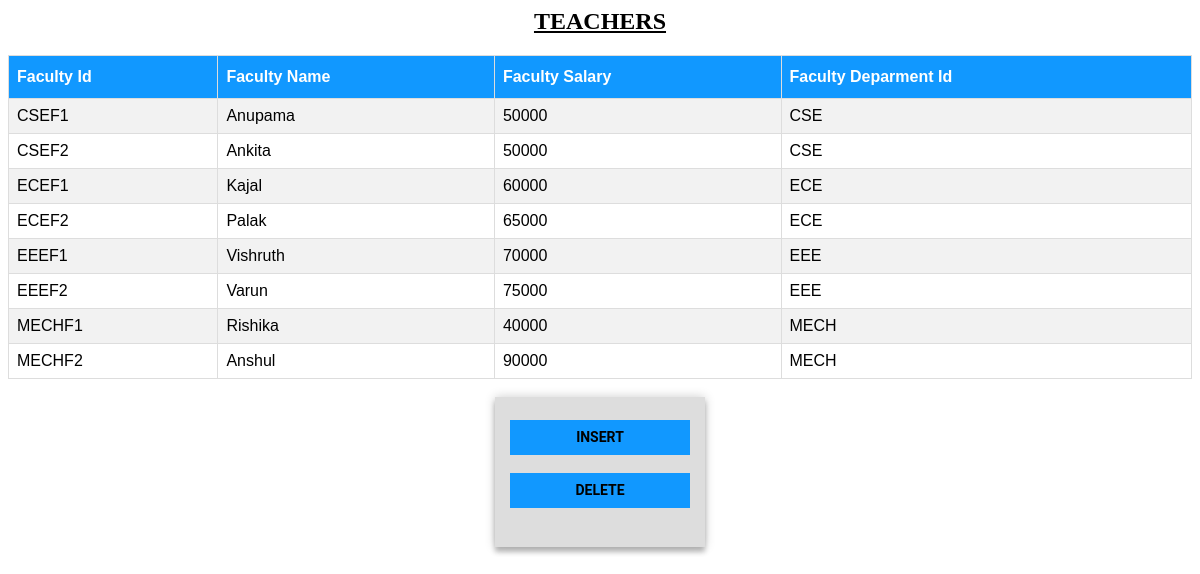
The page /Admin/teachers.php on the database its author committed.
### tables this page shows
CREATE TABLE faculty(
	fac_id varchar(10),
	fac_name varchar(20) not null,
	salary int check(salary > 30000),
	dept_id varchar(10),
	primary key(fac_id),
	foreign key(dept_id) references department(dept_id)
	on  delete set null
);

CREATE TABLE department(
	dept_id varchar(10),
	dept_name varchar(10),
	budget int check(budget > 50000),
	building varchar(10),
	primary key(dept_id)
);

### Admin/teachers.php (the view, shortened to what this page needs)
<?php
	include 'db.php';
	$sql = "SELECT * FROM faculty";
	$result = mysqli_query($conn,$sql);
	$resultCheck = mysqli_num_rows($result);
	echo "<center><h2><u>TEACHERS</u></h2></center>";
	if($resultCheck == 0){
		echo "There are no faculty in the database.";
	}
	else{
		echo "<table style = 'width:100%' id='customers'>";
		echo "<tr>";
		echo "<th>Faculty Id</th>";
		echo "<th>Faculty Name</th>";
		echo "<th>Faculty Salary</th>";
		echo "<th>Faculty Deparment Id</th>";
		echo "</tr>";
		while($row = mysqli_fetch_assoc($result)){
			echo "<tr>";
			echo "<td>".$row['fac_id']."</td>";
			echo "<td>".$row['fac_name']."</td>";
			echo "<td>".$row['salary']."</td>";
			$dept_id = $row['dept_id'];
			$sql1 = "SELECT * FROM department WHERE dept_id = '$dept_id'";
			$result1 = mysqli_query($conn,$sql1);
			while($row1 = mysqli_fetch_assoc($result1)){
				echo "<td>".$row1['dept_name']."</td>";
			}
			echo "</tr>";
		}
		echo "</table>";
	}
?>
<div class="form">
    <form class="login-form">
	  <br/>
      <button><a href="forms/teacher.php"><b>Insert</button></a><br/><br/>
	  <button><a href="delete/teacher.php"><b>Delete</button></a><br/><br/>
	  </form>
  </div>

### Admin/teachers.php (style rules this page uses)
#customers { font-family: "Trebuchet MS", Arial, Helvetica, sans-serif; border-collapse: collapse; width: 100%; }
#customers td, #customers th { border: 1px solid #ddd; padding: 8px; }
#customers tr:nth-child(even) { background-color: #f2f2f2; }
#customers th { padding-top: 12px; padding-bottom: 12px; text-align: left; background-color: #1198FF; color: white; }
.form { position: relative; z-index: 1; background: #ddd; max-width: 200px; margin: 0 auto 10px; padding: 5px; text-align: center; box-shadow: 0 0 10px 0 rgba(0, 0, 0, 0.2), 0 5px 5px 0 rgba(0, 0, 0, 0.24); }
.form button { font-family: "Roboto", sans-serif; text-transform: uppercase; outline: 0; background: #1198ff; width: 90%; border: 0; padding: 0px; color: #FFFFFF; font-size: 14px; -webkit-transition: all 0.3 ease; transition: all 0.3 ease; cursor: pointer; }
a { padding:0px; color:black; display: block; width: 100%; line-height: 2.5em; text-align: center; text-decoration: none; }

### rows shown on the page
faculty: fac_id "CSEF1", fac_name "Anupama", salary "50000"
department: dept_name "CSE"
faculty: fac_id "CSEF2", fac_name "Ankita", salary "50000"
faculty: fac_id "ECEF1", fac_name "Kajal", salary "60000"
department: dept_name "ECE"
faculty: fac_id "ECEF2", fac_name "Palak", salary "65000"
faculty: fac_id "EEEF1", fac_name "Vishruth", salary "70000"
department: dept_name "EEE"
faculty: fac_id "EEEF2", fac_name "Varun", salary "75000"
faculty: fac_id "MECHF1", fac_name "Rishika", salary "40000"
department: dept_name "MECH"
faculty: fac_id "MECHF2", fac_name "Anshul", salary "90000"
